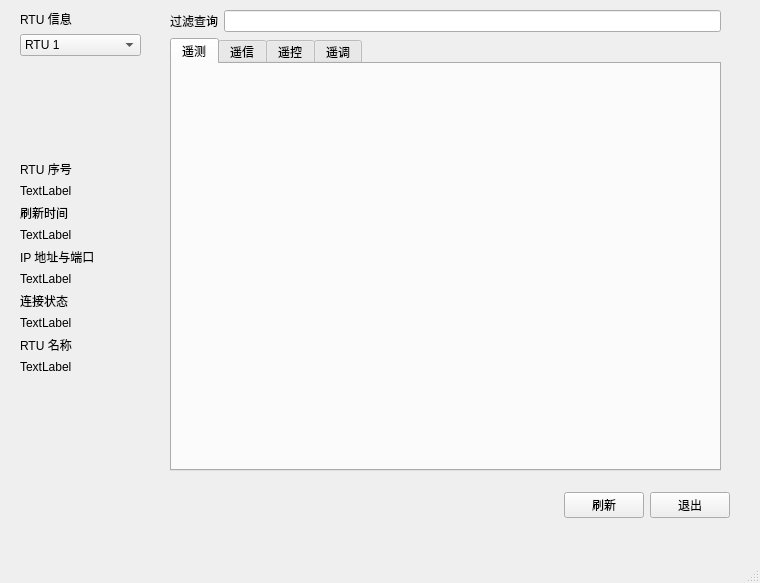
<?xml version="1.0" encoding="UTF-8"?>
<ui version="4.0">
 <class>MainWindow</class>
 <widget class="QMainWindow" name="MainWindow">
  <property name="geometry">
   <rect>
    <x>0</x>
    <y>0</y>
    <width>760</width>
    <height>583</height>
   </rect>
  </property>
  <property name="windowTitle">
   <string>MainWindow</string>
  </property>
  <widget class="QWidget" name="centralwidget">
   <widget class="QWidget" name="layoutWidget">
    <property name="geometry">
     <rect>
      <x>10</x>
      <y>490</y>
      <width>720</width>
      <height>30</height>
     </rect>
    </property>
    <layout class="QHBoxLayout" name="horizontalLayout">
     <item>
      <spacer name="horizontalSpacer">
       <property name="orientation">
        <enum>Qt::Horizontal</enum>
       </property>
       <property name="sizeHint" stdset="0">
        <size>
         <width>518</width>
         <height>20</height>
        </size>
       </property>
      </spacer>
     </item>
     <item>
      <widget class="QPushButton" name="btnRefresh">
       <property name="text">
        <string>刷新</string>
       </property>
      </widget>
     </item>
     <item>
      <widget class="QPushButton" name="btnQuit">
       <property name="text">
        <string>退出</string>
       </property>
      </widget>
     </item>
    </layout>
   </widget>
   <widget class="QWidget" name="layoutWidget">
    <property name="geometry">
     <rect>
      <x>170</x>
      <y>10</y>
      <width>551</width>
      <height>461</height>
     </rect>
    </property>
    <layout class="QVBoxLayout" name="verticalLayout_6">
     <item>
      <layout class="QHBoxLayout" name="horizontalLayout_2">
       <item>
        <widget class="QLabel" name="label_12">
         <property name="text">
          <string>过滤查询</string>
         </property>
        </widget>
       </item>
       <item>
        <widget class="QLineEdit" name="editFilter"/>
       </item>
      </layout>
     </item>
     <item>
      <widget class="QTabWidget" name="table">
       <property name="whatsThis">
        <string>&lt;html&gt;&lt;head/&gt;&lt;body&gt;&lt;p&gt;遥测&lt;/p&gt;&lt;/body&gt;&lt;/html&gt;</string>
       </property>
       <property name="currentIndex">
        <number>0</number>
       </property>
       <widget class="QWidget" name="tableyc">
        <attribute name="title">
         <string>遥测</string>
        </attribute>
       </widget>
       <widget class="QWidget" name="tableyx">
        <attribute name="title">
         <string>遥信</string>
        </attribute>
       </widget>
       <widget class="QWidget" name="tableyk">
        <attribute name="title">
         <string>遥控</string>
        </attribute>
       </widget>
       <widget class="QWidget" name="tableyt">
        <attribute name="title">
         <string>遥调</string>
        </attribute>
       </widget>
      </widget>
     </item>
    </layout>
   </widget>
   <widget class="QWidget" name="layoutWidget">
    <property name="geometry">
     <rect>
      <x>20</x>
      <y>10</y>
      <width>121</width>
      <height>461</height>
     </rect>
    </property>
    <layout class="QVBoxLayout" name="verticalLayout_7">
     <item>
      <widget class="QLabel" name="label">
       <property name="text">
        <string>RTU 信息</string>
       </property>
      </widget>
     </item>
     <item>
      <widget class="QComboBox" name="cbxRtu">
       <item>
        <property name="text">
         <string>RTU 1</string>
        </property>
       </item>
       <item>
        <property name="text">
         <string>RTU 2</string>
        </property>
       </item>
       <item>
        <property name="text">
         <string>RTU 3</string>
        </property>
       </item>
       <item>
        <property name="text">
         <string>RTU 4</string>
        </property>
       </item>
       <item>
        <property name="text">
         <string>RTU 5</string>
        </property>
       </item>
      </widget>
     </item>
     <item>
      <spacer name="verticalSpacer">
       <property name="orientation">
        <enum>Qt::Vertical</enum>
       </property>
       <property name="sizeHint" stdset="0">
        <size>
         <width>20</width>
         <height>40</height>
        </size>
       </property>
      </spacer>
     </item>
     <item>
      <layout class="QVBoxLayout" name="verticalLayout">
       <item>
        <widget class="QLabel" name="label_2">
         <property name="text">
          <string>RTU 序号</string>
         </property>
        </widget>
       </item>
       <item>
        <widget class="QLabel" name="labelRtuId">
         <property name="text">
          <string>TextLabel</string>
         </property>
        </widget>
       </item>
      </layout>
     </item>
     <item>
      <layout class="QVBoxLayout" name="verticalLayout_5">
       <item>
        <widget class="QLabel" name="label_10">
         <property name="text">
          <string>刷新时间</string>
         </property>
        </widget>
       </item>
       <item>
        <widget class="QLabel" name="labelRtuName">
         <property name="text">
          <string>TextLabel</string>
         </property>
        </widget>
       </item>
      </layout>
     </item>
     <item>
      <layout class="QVBoxLayout" name="verticalLayout_3">
       <item>
        <widget class="QLabel" name="label_6">
         <property name="text">
          <string>IP 地址与端口</string>
         </property>
        </widget>
       </item>
       <item>
        <widget class="QLabel" name="labelRtuAddr">
         <property name="text">
          <string>TextLabel</string>
         </property>
        </widget>
       </item>
      </layout>
     </item>
     <item>
      <layout class="QVBoxLayout" name="verticalLayout_4">
       <item>
        <widget class="QLabel" name="label_8">
         <property name="text">
          <string>连接状态</string>
         </property>
        </widget>
       </item>
       <item>
        <widget class="QLabel" name="labelRtuStatus">
         <property name="text">
          <string>TextLabel</string>
         </property>
        </widget>
       </item>
      </layout>
     </item>
     <item>
      <layout class="QVBoxLayout" name="verticalLayout_2">
       <item>
        <widget class="QLabel" name="label_4">
         <property name="text">
          <string>RTU 名称</string>
         </property>
        </widget>
       </item>
       <item>
        <widget class="QLabel" name="labelRtuTime">
         <property name="text">
          <string>TextLabel</string>
         </property>
        </widget>
       </item>
      </layout>
     </item>
     <item>
      <spacer name="verticalSpacer_2">
       <property name="orientation">
        <enum>Qt::Vertical</enum>
       </property>
       <property name="sizeHint" stdset="0">
        <size>
         <width>20</width>
         <height>28</height>
        </size>
       </property>
      </spacer>
     </item>
    </layout>
   </widget>
  </widget>
  <widget class="QMenuBar" name="menubar">
   <property name="geometry">
    <rect>
     <x>0</x>
     <y>0</y>
     <width>760</width>
     <height>26</height>
    </rect>
   </property>
  </widget>
  <widget class="QStatusBar" name="statusbar"/>
 </widget>
 <resources/>
 <connections/>
</ui>
